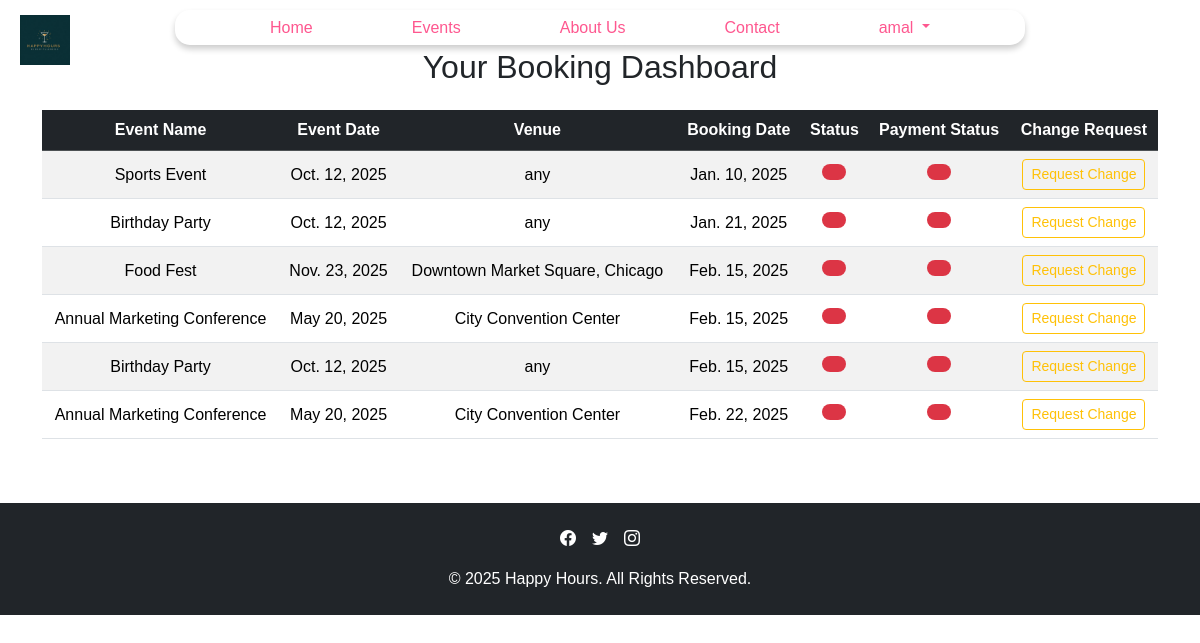
Screenshot of /user/dashboard/ (signed in) with the database file from the repository.
### userapp/models.py (models this page shows, shortened)
class CustomUser(AbstractUser):
    phone_number = models.CharField(max_length=15, null=True, blank=True)
    address = models.TextField(null=True, blank=True)
    profile_picture = models.ImageField(upload_to='profile_pics/', null=True, blank=True)  # New field

### eventapp/models.py (models this page shows, shortened)
class Booking(models.Model):
    user = models.ForeignKey(settings.AUTH_USER_MODEL, on_delete=models.CASCADE, related_name='bookings')
    event_name = models.ForeignKey(Event, on_delete=models.CASCADE, related_name='bookings')
    event_date = models.DateField()
    venue = models.CharField(max_length=255)
    booking_date = models.DateField()
    admin_notes = models.TextField(blank=True, null=True)
    customer_request = models.TextField(blank=True, null=True)
    cus_name = models.CharField(max_length=255)
    cus_email = models.EmailField()
    cus_ph = models.CharField(max_length=10)
    description = models.TextField(blank=True, null=True)
    payment = models.OneToOneField('paymentapp.Payment', on_delete=models.CASCADE, related_name='booking_payment',null=True, blank=True, default=None)
    total_amount = models.DecimalField(max_digits=10, decimal_places=2, null=True, blank=True)

class Event(models.Model):
    name = models.CharField(max_length=200)
    is_available = models.BooleanField(default=True)
    slug = models.SlugField(unique=True, blank=True)
    desc = models.TextField(default='no description provided')
    event_date = models.DateField()
    location = models.CharField(max_length=200, default='not specified')
    price = models.DecimalField(max_digits=10, decimal_places=2, default=Decimal('0.00'))
    img = models.ImageField(upload_to='events/', blank=True, null=True)
    event_type = models.CharField(max_length=50, default='not specified')
    event_duration = models.CharField(max_length=50, default='not specified')
    itinerary = models.JSONField(default=list)
    def __str__(self):
        return self.name

### userapp/views.py (the view)
# urls.py: path('dashboard/', views.booking_dashboard, name='booking_dashboard'),
@login_required
def booking_dashboard(request):
    user = request.user
    user_bookings = Booking.objects.filter(user=user)
    return render(request, 'eventapp/booking_dashboard.html', {'user_bookings': user_bookings})

### userapp/context_processors.py (called while the page is built)
def timestamp(request):
    return {
        'timestamp': int(time.time())  # Or use any versioning logic you prefer
    }

def toast_message(request):
    return {
        'toast_message': {
            'type': getattr(request, 'toast_type', None),  # Default to None if not set
            'message': getattr(request, 'toast_message', None),  # Default to None if not set
        }
    }

### eventapp/templates/eventapp/booking_dashboard.html (shortened to what this page needs)
{% extends 'base.html' %}
{% block content %}
<section class="booking-dashboard py-5">
    <div class="container">
        <h2 class="text-center mb-4">Your Booking Dashboard</h2>
        {% if user_bookings %}
            <div class="table-responsive">
                <table class="table table-striped table-hover align-middle">
                    <thead class="table-dark">
                        <tr>
                            <th>Event Name</th>
                            <th>Event Date</th>
                            <th>Venue</th>
                            <th>Booking Date</th>
                            <th>Status</th>
                            <th>Payment Status</th>
                            <th>Change Request</th>
                        </tr>
                    </thead>
                    <tbody>
                        {% for booking in user_bookings %}
                            <tr>
                                <td>{{ booking.event_name }}</td>
                                <td>{{ booking.event_date }}</td>
                                <td>{{ booking.venue }}</td>
                                <td>{{ booking.booking_date }}</td>
                                <td>
                                    <span class="badge {% if booking.status == 'Confirmed' %}bg-success{% elif booking.status == 'Pending' %}bg-warning{% else %}bg-danger{% endif %}">
                                    </span>
                                </td>
                                <td>
                                    <span class="badge {% if booking.payment_status == 'Paid' %}bg-success{% elif booking.payment_status == 'Pending' %}bg-warning{% else %}bg-danger{% endif %}">
                                    </span>
                                </td>
                                <td>
                                    <a href="{% url 'userapp:submit_change_request' booking.id %}" class="btn btn-outline-warning btn-sm">
                                        Request Change
                                    </a>
                                </td>
                            </tr>
                        {% endfor %}
                    </tbody>
                </table>
            </div>
        {% else %}
            <div class="text-center">
                <h4 class="mt-4">You have no bookings yet.</h4>
                <p>Start planning your next event today!</p>
                <a href="{% url 'eventapp:events' %}" class="btn btn-primary mt-3">Browse Events</a>
            </div>
        {% endif %}
    </div>
</section>
{% endblock %}

### templates/base.html (shortened to what this page needs)
{% load static %}
{% load custom_filters %}
<!DOCTYPE html>
<html lang="en">
<head>
    <link href="https://cdn.jsdelivr.net/npm/bootstrap@5.3.2/dist/css/bootstrap.min.css" rel="stylesheet">
    <link href="https://cdn.jsdelivr.net/npm/bootstrap-icons/font/bootstrap-icons.css" rel="stylesheet">
    <link rel="stylesheet" href="{% static 'css/styles.css' %}?v={{ timestamp }}">
</head>
<body>
    <div class="toast-container top-0 end-0 p-3" id="toast-container">
    </div>
    <header>
        <img src="{% static 'images/happy-hours.jpeg' %}" alt="Happy Hours Logo" class="custom-logo">
        <nav class="navbar custom-navbar navbar-expand-lg">
            <div class="container">
                <div class="collapse navbar-collapse" id="navbarNavDropdown">
                    <ul class="navbar-nav ms-auto">
                        <li class="nav-item"><a class="nav-link {% if request.path == '/' %}active{% endif %}"
                                href="/">Home</a></li>
                        <li class="nav-item"><a class="nav-link {% if request.path == '/events' %}active{% endif %}"
                                href="/events">Events</a></li>
                        <li class="nav-item"><a class="nav-link {% if request.path == '/about' %}active{% endif %}"
                                href="/about">About Us</a></li>
                        <li class="nav-item"><a class="nav-link {% if request.path == '/contact' %}active{% endif %}"
                                href="/contact">Contact</a></li>
                        {% if user.is_authenticated %}
                        <li class="nav-item dropdown">
                            <a class="nav-link dropdown-toggle" href="#" id="navbarDropdown" role="button"
                                data-bs-toggle="dropdown" aria-expanded="false">
                                {{ user.username }}
                            </a>
                        </li>
                        {% else %}
                        <li class="nav-item"><a class="nav-link" href="{% url 'userapp:login' %}">Login</a></li>
                        <li class="nav-item"><a class="nav-link" href="{% url 'userapp:signup' %}">Sign Up</a></li>
                        {% endif %}
                    </ul>
                </div>
            </div>
        </nav>
    </header>
    <main>
        {% block content %}{% endblock %}
    </main>
    {% block footer %}
    <footer class="bg-dark text-white text-center py-4 mt-auto">
        <div class="container">
            <div class="d-flex justify-content-center mb-3">
                <a href="https://facebook.com" class="text-white me-3"><i class="bi bi-facebook"></i></a>
                <a href="https://twitter.com" class="text-white me-3"><i class="bi bi-twitter"></i></a>
                <a href="https://instagram.com" class="text-white"><i class="bi bi-instagram"></i></a>
            </div>
            <p class="mb-0">&copy; 2025 Happy Hours. All Rights Reserved.</p>
        </div>
    </footer>
    {% endblock %}
</body>
</html>

### static/css/styles.css (style rules this page uses)
body, html { font-family: "Arial", sans-serif; margin: 0; padding: 0; background-color: #ffffff; }
.custom-logo { position: absolute; top: 15px; left: 20px; height: 50px; z-index: 1500; }
.custom-navbar { position: fixed; top: 10px; left: 50%; transform: translateX(-50%); width: 850px; max-height: 35px; z-index: 1000; background-color: rgba(255, 255, 255, 0.15) !important; backdrop-filter: blur(10px); border-radius: 15px; border: 2px solid rgba(255, 255, 255, 0.15); box-shadow: 0px 4px 6px rgba(0, 0, 0, 0.2); padding: 10px 0; }
.custom-navbar .navbar-nav { display: flex; justify-content: space-evenly; width: 100%; }
.custom-navbar .nav-link { color: #fe578f ; font-size: 1rem; font-weight: 500; text-decoration: none; margin: 0 10px; transition: color 0.3s ease; }
footer { background-color: #222; color: #fff; padding: 20px 0; }
footer a { color: #ff4081; text-decoration: none; transition: color 0.3s ease; }
::placeholder { color: rgba(255, 255, 255, 0.7); }

### eventapp/templates/eventapp/booking_dashboard.html (style rules this page uses)
.table th, .table td { text-align: center; vertical-align: middle; }
.badge { padding: 0.5rem 0.75rem; font-size: 0.85rem; border-radius: 20px; }
.btn-outline-warning { border: 1px solid #ffc107; color: #ffc107; transition: all 0.3s ease; }

### rows the page displays
CustomUser: username "amal"
Booking: event_name "Sports Event", event_date "Oct. 12, 2025", venue "any", booking_date "Jan. 10, 2025"
Booking: event_name "Birthday Party", event_date "Oct. 12, 2025", venue "any", booking_date "Jan. 21, 2025"
Booking: event_name "Food Fest", event_date "Nov. 23, 2025", venue "Downtown Market Square, Chicago", booking_date "Feb. 15, 2025"
Booking: event_name "Annual Marketing Conference", event_date "May 20, 2025", venue "City Convention Center", booking_date "Feb. 15, 2025"
Booking: event_name "Birthday Party", event_date "Oct. 12, 2025", venue "any", booking_date "Feb. 15, 2025"
Booking: event_name "Annual Marketing Conference", event_date "May 20, 2025", venue "City Convention Center", booking_date "Feb. 22, 2025"
